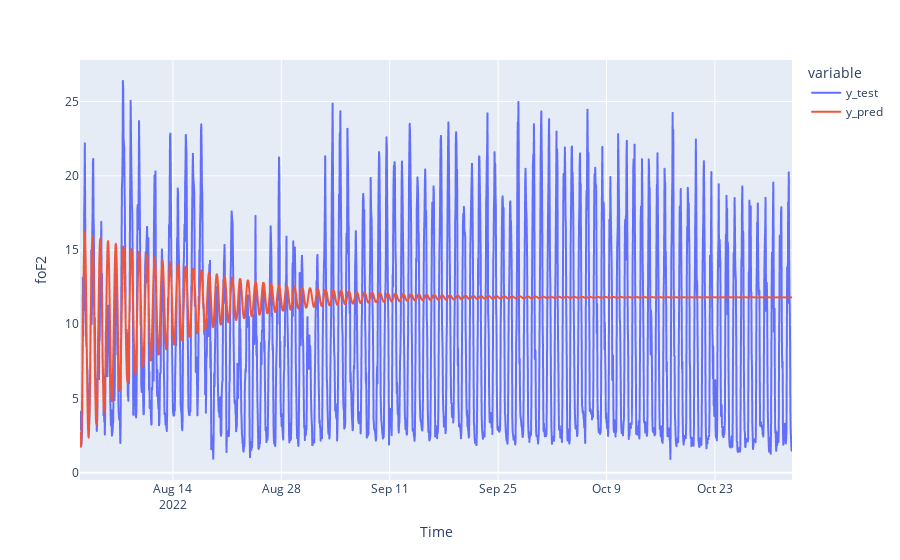

The cell this chart's notebook holds for it:
### Code cell
fig = px.line(df_pred_test, labels={"value": "foF2"})
fig.show()

### Figure 1 — Plotly figure (JSON) as saved in the notebook; plotly's stock layout.template omitted (floating-point values rounded to 4 significant figures; data arrays with more than 128 entries replaced by an {"elided": "..."} marker saying what was removed)
{"data": [{"hovertemplate": "variable=y_test<br>Time=%{x}<br>foF2=%{y}<extra></extra>", "legendgroup": "y_test", "line": {"color": "#636efa", "dash": "solid"}, "marker": {"symbol": "circle"}, "mode": "lines", "name": "y_test", "showlegend": true, "type": "scattergl", "x": {"elided": "2209 str values"}, "xaxis": "x", "y": {"elided": "2209 float values"}, "yaxis": "y"}, {"hovertemplate": "variable=y_pred<br>Time=%{x}<br>foF2=%{y}<extra></extra>", "legendgroup": "y_pred", "line": {"color": "#EF553B", "dash": "solid"}, "marker": {"symbol": "circle"}, "mode": "lines", "name": "y_pred", "showlegend": true, "type": "scattergl", "x": {"elided": "2209 str values"}, "xaxis": "x", "y": {"elided": "2209 float values"}, "yaxis": "y"}], "layout": {"autosize": true, "legend": {"title": {"text": "variable"}, "tracegroupgap": 0}, "margin": {"t": 60}, "xaxis": {"anchor": "y", "autorange": true, "domain": [0, 1], "range": ["2022-08-02", "2022-11-01 23:00"], "title": {"text": "Time"}, "type": "date"}, "yaxis": {"anchor": "x", "autorange": true, "domain": [0, 1], "range": [-0.4894, 27.8], "title": {"text": "foF2"}, "type": "linear"}}}
